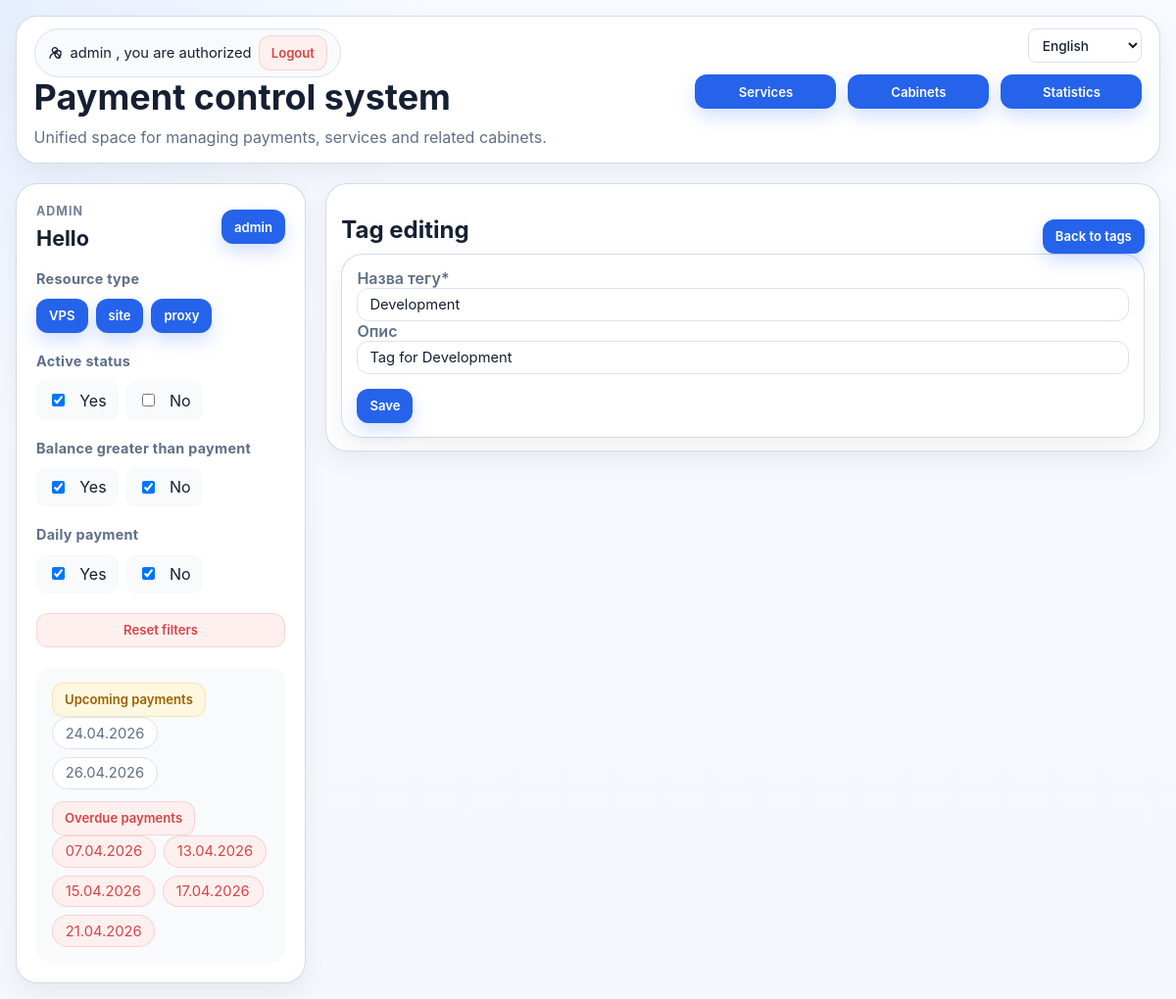
The page /tags/12/edit/ (signed in) on the database its author committed.
### pay_app/models.py (models this page shows, shortened)
class Pay(models.Model):
    CHOICES_TYPE_SOURCE = (
        ("VPS", "VPS"),
        ("site", "site"),
        ("proxy", "proxy")
    )
    CHOICES_ACTIVE = (
        ("active", "active"),
        ("not active", "not active")
    )
    CHOICES_CURRENCY = (
        ("USD $", "USD"),
        ("EURO €", "EURO"),
        ("UAH ₴", "UAH"),
        ("rub ₽", "rub")
    )
    id = models.BigAutoField(primary_key=True)
    cabinet = models.ForeignKey('Cabinet', on_delete=models.DO_NOTHING, verbose_name='Кабінет')
    groups = models.CharField(max_length=50, blank=True, verbose_name='Група')
    create_date = models.DateField(default=datetime.date.today, verbose_name='Дата створення')
    service = models.CharField(max_length=70, verbose_name='Сервіс')
    type_source = models.CharField(max_length=58, choices=CHOICES_TYPE_SOURCE, default=1, verbose_name='Тип ресурсу')
    price_per_month = models.DecimalField(max_digits=10, decimal_places=2, verbose_name='Місячна плата')
    currency = models.CharField(max_length=8, default=1, choices=CHOICES_CURRENCY, verbose_name='Валюта')
    pay_sys = models.CharField(max_length=50, verbose_name='Платіжна система')
    paid_up_to = models.DateField(default=default_paid_up_to, verbose_name='Оптачено до')
    status = models.CharField(max_length=200, default=1, null=True, choices=CHOICES_ACTIVE, verbose_name='Статус')
    email_login = models.CharField(max_length=300, verbose_name='Логін')
    password = models.CharField(max_length=300, unique=False, verbose_name='Пароль')
    ip = models.CharField(max_length=340, null=True, verbose_name='Ір/port')
    note_pay = models.CharField(max_length=340, blank=True, null=True, verbose_name='Примітка')

class Tag(models.Model):
    name = models.CharField(max_length=120, unique=True, verbose_name='Назва тегу')
    note = models.CharField(max_length=255, blank=True, verbose_name='Опис')
    class Meta:
        ordering = ('name',)
        verbose_name = 'Тег'
        verbose_name_plural = 'Теги'

### pay_app/views.py (the view)
# urls.py: path("tags/<int:id>/edit/", views.tag_edit, name="tag_edit"),
@login_required
def tag_edit(request: HttpRequest, id: int) -> HttpResponse:
    tag = get_object_or_404(Tag, pk=id)
    if request.method == 'POST':
        form = TagForm(request.POST, instance=tag)
        if form.is_valid():
            form.save()
            return redirect('app:tags_page')
    else:
        form = TagForm(instance=tag)
    ctx = {'form': form, 'tag': tag}
    ctx.update(_base_ctx(request))
    return render(request, 'tags/tag_form.html', ctx)

### pay_app/forms.py (shortened to what this page needs)
class TagForm(ModelForm):
    class Meta:
        model = Tag
        fields = ['name', 'note']
        widgets = {
            'name': forms.TextInput(attrs={'class': 'form-control', 'placeholder': 'Напр. Немає сервісів'}),
            'note': forms.TextInput(attrs={'class': 'form-control', 'placeholder': 'Необовʼязково'}),
        }

### pay_app/log_context.py (called while the page is built)
def set_request_context(context: dict[str, Any]) -> None:
    _REQUEST_CONTEXT.set(dict(context))

def clear_request_context() -> None:
    _REQUEST_CONTEXT.set({})

### pay_app/services/common.py (called while the page is built)
def get_common_context() -> dict[str, object]:
    today = datetime.date.today()
    month = today + datetime.timedelta(days=31)
    week = today + datetime.timedelta(days=7)
    month_ago = today - datetime.timedelta(days=31)
    last_dt = Pay.objects.filter(
        status='active',
        paid_up_to__gte=today,
        paid_up_to__lte=week,
    ).order_by('paid_up_to')[:5]
    not_paid = Pay.objects.filter(
        status='active',
        paid_up_to__lt=today,
        paid_up_to__gte=month_ago,
    ).order_by('paid_up_to')[:5]
    return {
        'week': week,
        'today': today,
        'last_dt': last_dt,
        'not_paid': not_paid,
        'month': month,
        'month_ago': month_ago,
    }

### pay_app/services/payments.py (called while the page is built)
def get_default_statuses_for_mode(mode: str) -> list[str]:
    if mode == PAY_MODE_OVERDUE:
        return ['active', 'not active']
    return ['active']

def get_pay_base_url_name(mode: str) -> str:
    if mode == PAY_MODE_UPCOMING:
        return 'app:filter_by_date'
    if mode == PAY_MODE_OVERDUE:
        return 'app:overdue_payments'
    return 'app:index'

def get_pay_base_url(mode: str) -> str:
    url_name = get_pay_base_url_name(mode)
    if url_name in {'app:filter_by_date', 'app:overdue_payments'}:
        return reverse(url_name, args=('1',))
    return reverse(url_name)

def toggle_binary_filter(selected_values: list[str] | None, value: str) -> list[str]:
    normalized = [item for item in (selected_values or []) if item in {'yes', 'no'}]
    if value in normalized:
        normalized = [item for item in normalized if item != value]
    else:
        normalized.append(value)
    return [item for item in ['yes', 'no'] if item in normalized]

def get_default_pay_context(
    request: HttpRequest,
    default_mode: str = PAY_MODE_ALL,
    overrides: dict[str, object] | None = None,
) -> dict[str, Any]:
    state = get_pay_list_state(request, default_mode=default_mode, overrides=overrides)
    return get_pay_sidebar_context(state)

### pay_app/templates/tags/tag_form.html (shortened to what this page needs)
{% extends 'index.html' %}
{% load crispy_forms_filters %}
{% load i18n %}
{% block table %}
  <section class="page-section-card">
    <div class="page-header-row page-header-row--compact">
      <div>
        <h2 class="section-title">{% if tag %}{% trans "Tag editing" %}{% else %}{% trans "Tag creation" %}{% endif %}</h2>
      </div>
      <div class="page-actions page-actions--compact">
        <a href="{% url 'app:tags_page' %}" class="btn_pay btn-linklike">{% trans "Back to tags" %}</a>
      </div>
    </div>
    <form method="post" class="form_cabinet form-card">
      {{ form|crispy }}
      <div class="page-actions">
        <button type="submit" class="btn_pay">{% trans "Save" %}</button>
      </div>
    </form>
  </section>
{% endblock %}

### pay_app/templates/partials/layout/_main_header.html (shortened to what this page needs)
{% load i18n %}
<header class="page-header-card">
  <div class="page-header-row page-header-row--top">
    <div>
      <div class="user-chip">
        <svg class="icon-svg" viewBox="0 0 24 24" aria-hidden="true" focusable="false">
          <path d="M12 12a4 4 0 1 0-4-4 4 4 0 0 0 4 4Z"></path>
          <path d="M4.5 20a7.5 7.5 0 0 1 15 0"></path>
          <path d="M18 8.5 21 10v3.5c0 2.9-1.9 5.6-4.5 6.5-2.6-.9-4.5-3.6-4.5-6.5V10l3-1.5Z"></path>
        </svg>
        <span>{{ request.user.username }} {% trans ", you are authorized" %}</span>
        <form method="post" action="{% url 'logout' %}" class="logout-form">
          <button type="submit" class="btn_pay_red btn-linklike">{% trans "Logout" %}</button>
        </form>
      </div>
      <h1 class="page-title">{% trans "Payment control system" %}</h1>
      <p class="page-subtitle">{% trans "Unified space for managing payments, services and related cabinets." %}</p>
    </div>
    <div class="toolbar-cluster">
      <div class="toolbar-actions toolbar-actions--secondary">
        <div class="language-selector">
          <form action="{% url 'set_language' %}" method="post" id="language-form">
            <select name="language" aria-label="{% trans 'Language' %}" onchange="document.getElementById('language-form').submit();">
              {% get_current_language as LANGUAGE_CODE %}
              {% get_available_languages as LANGUAGES %}
              {% get_language_info_list for LANGUAGES as languages %}
              {% for language in languages %}
                <option value="{{ language.code }}"{% if language.code == LANGUAGE_CODE %} selected{% endif %}>
                  {{ language.name_local }}
                </option>
              {% endfor %}
            </select>
          </form>
        </div>
      </div>
      <nav class="toolbar-nav" aria-label="{% trans 'Navigation through the application' %}">
        <a
          href="{{ app_index_url }}"
          class="btn_pay btn-linklike {% if request.path == app_index_url %}is-selected{% endif %}">
          {% trans "Services" %}
        </a>
        <a
          href="{{ cabinet_page_url }}"
          class="btn_pay btn-linklike {% if request.path == cabinet_page_url %}is-selected{% endif %}">
          {% trans "Cabinets" %}
        </a>
        <a
          href="{{ statistics_url }}"
          class="btn_pay btn-linklike {% if request.path == statistics_url %}is-selected{% endif %}">
          {% trans "Statistics" %}
        </a>
      </nav>
    </div>
  </div>
</header>

### pay_app/templates/partials/_pay_sidebar.html (shortened to what this page needs)
{% load static %}
{% load i18n %}
{% url 'admin:index' as admin_url %}
{% if request.path != tags_page_url %}
<div class="sidenav">
  {% if request.user.username == 'admin' %}
    <div class="sidebar-topbar">
      <div>
        <p class="eyebrow">{% trans "Admin" %}</p>
        <h2 class="sidebar-title">{% trans "Hello" %}</h2>
      </div>
      <a href="{{ admin_url }}" class="btn_pay btn-linklike">{{ request.user.username }}</a>
    </div>
  {% endif %}
  <section class="sidebar-section">
    <h5 class="check-field-label">{% trans "Resource type" %}</h5>
    <div class="sidebar-button-group">
      {% for item in type_source_links %}
        <a href="{{ item.url }}" class="btn_pay btn-linklike {% if item.selected %}is-selected{% endif %}">
          {{ item.value }}
        </a>
      {% endfor %}
    </div>
  </section>
  <section class="sidebar-section">
    <h5 class="check-field-label">{% trans "Active status" %}</h5>
    <form
      method="get"
      action="{{ pay_list_base_url|default:'/' }}"
      class="sidebar-form"
      id="pay-status-filter-form">
      <div class="sidebar-button-group">
        <label class="sidebar-checkbox">
          <input
            type="checkbox"
            name="status"
            value="active"
            {% if 'active' in selected_statuses %}checked{% endif %}
            onchange="this.form.submit()">
          <span>{% trans "Yes" %}</span>
        </label>
        <label class="sidebar-checkbox">
          <input
            type="checkbox"
            name="status"
            value="not active"
            onchange="this.form.submit()">
          <span>{% trans "No" %}</span>
        </label>
      </div>
    </form>
  </section>
  <section class="sidebar-section">
    <h5 class="check-field-label">{% trans "Balance greater than payment" %}</h5>
    <form
      method="get"
      action="{{ pay_list_base_url|default:'/' }}"
      class="sidebar-form"
      id="pay-balance-filter-form">
      <div class="sidebar-button-group">
        <label class="sidebar-checkbox">
          <input type="checkbox" name="balance_gt_payment" value="yes" {% if pay_balance_gt_payment_yes_selected %}checked{% endif %} onchange="this.form.submit()">
          <span>{% trans "Yes" %}</span>
        </label>
        <label class="sidebar-checkbox">
          <input type="checkbox" name="balance_gt_payment" value="no" {% if pay_balance_gt_payment_no_selected %}checked{% endif %} onchange="this.form.submit()">
          <span>{% trans "No" %}</span>
        </label>
      </div>
    </form>
  </section>
  <section class="sidebar-section">
    <h5 class="check-field-label">{% trans "Daily payment" %}</h5>
    <form
      method="get"
      action="{{ pay_list_base_url|default:'/' }}"
      class="sidebar-form"
      id="pay-daily-payment-filter-form">
      <div class="sidebar-button-group">
        <label class="sidebar-checkbox">
          <input
            type="checkbox"
            name="daily_payment"
            value="yes"
            {% if pay_daily_payment_yes_selected %}checked{% endif %}
            onchange="this.form.submit()">
          <span>{% trans "Yes" %}</span>
        </label>
        <label class="sidebar-checkbox">
          <input
            type="checkbox"
            name="daily_payment"
            value="no"
            {% if pay_daily_payment_no_selected %}checked{% endif %}
            onchange="this.form.submit()">
          <span>{% trans "No" %}</span>
        </label>
      </div>
    </form>
  </section>
    {% if pay_current_mode != 'all' or pay_search_query or selected_pay_sys or selected_type_source or balance_gt_payment or daily_payment or pay_sort != 'id_asc' %}
      <a href="{{ pay_reset_url|default:'/' }}" class="btn_pay_red btn-linklike">{% trans "Reset filters" %}</a>
    {% endif %}
  <section class="sidebar-section sidebar-section--muted">
    <div class="sidebar-cta">
      <a href="{{ pay_upcoming_url|default:'#' }}" class="btn_pay_yellow btn-linklike">{% trans "Upcoming payments" %}</a>
      <div class="date-stack">
        {% for i in last_dt %}
          <span class="context-chip">{{ i.paid_up_to|date:"d.m.Y" }}</span>
        {% empty %}
          <span class="muted-text">{% trans "No upcoming payments" %}</span>
        {% endfor %}
      </div>
    </div>
    <div class="sidebar-cta">
      <a href="{{ pay_overdue_url|default:'#' }}" class="btn_pay_red btn-linklike">{% trans "Overdue payments" %}</a>
      <div class="date-stack">
        {% for i in not_paid %}
          <span class="context-chip context-chip--danger">{{ i.paid_up_to|date:"d.m.Y" }}</span>
        {% empty %}
          <span class="muted-text">{% trans "No overdue payments" %}</span>
        {% endfor %}
      </div>
    </div>
  </section>
</div>
{% endif %}

### rows shown on the page
Pay: paid_up_to "24.04.2026"
Pay: paid_up_to "26.04.2026"
Pay: paid_up_to "07.04.2026"
Pay: paid_up_to "13.04.2026"
Pay: paid_up_to "15.04.2026"
Pay: paid_up_to "17.04.2026"
Pay: paid_up_to "21.04.2026"
Tag: name "Development", note "Tag for Development"

### other values the page prints
{{ request.user.username }} "admin"
{{ item.value }} "VPS" "site" "proxy"
form field language "English"
